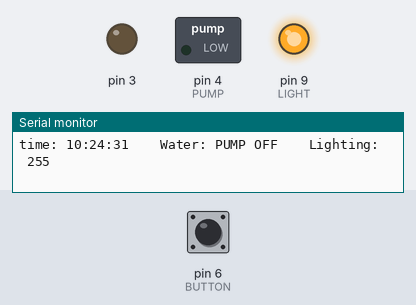
Recording of a sketch running on a simulated Arduino Uno, built with avr-gcc and run on an emulated ATmega328P. Shown: switched loads named in the sketch (green lamp = pin HIGH), output pins drawn as LEDs (lit = HIGH), the last lines printed to the serial monitor. Dashed ring = blinking. Inputs (shaded band) come from the test bench; at power-on: pin 6 (BUTTON) LOW. The local clock reads 2024-03-15 10:24:30 at power-on unless the sketch sets it.

Above: at 1.2 s.
1.3 s: pin 6 (BUTTON) pulled HIGH for 0.15 s
At 1.39 s:
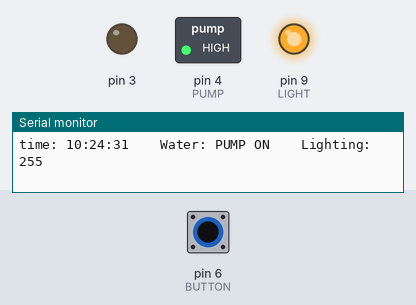
2.9 s: pin 6 (BUTTON) pulled HIGH for 1 s
At 5.2 s:
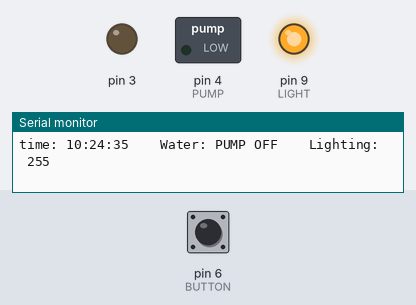
6.9 s: pin 6 (BUTTON) pulsed HIGH 2 times (0.12 s each, 0.3 s apart)
At 6.99 s:
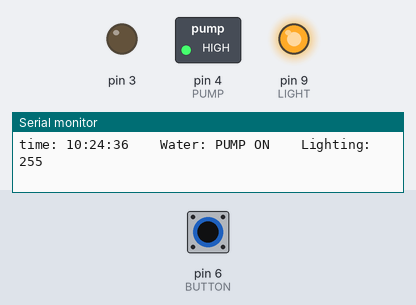
10.5 s: pin 6 (BUTTON) driven HIGH
At 11.8 s:
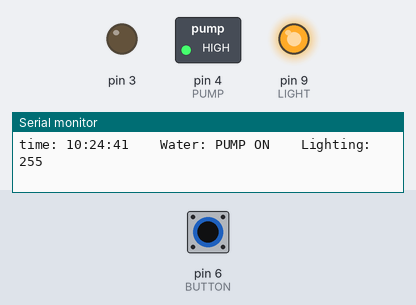
13.5 s: pin 6 (BUTTON) driven LOW
At 14.3 s:
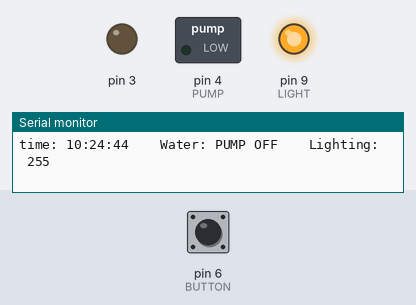
Timing chart, 0 to 16.5 s (numbered marks = the images above; inputs shaded):
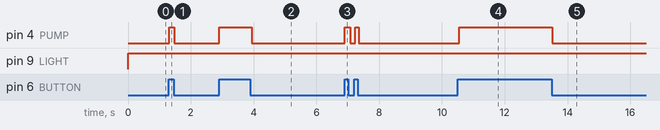

The sketch:

garden.ino
```cpp
/*
* Andrew Barlow
* Automated Indoor Herb Gardening System
*
* This project aims to automatically water and light a small herb garden using an arduino
*
* My current watering strategy is to water at noon for a few seconds [WATERTIME definition] (subject to change based on plant health)
*
* For lighting I plan on using Sparkfun's DS3234 Breakout board to keep track of the time and
* use some strips of LED grow lights to light it during the daytime
* Will probably use a
*
* disclaimer some code is from Sparkfun's DS3234 demo to make things easier (this is a project for fun)
*
*/


//////////////////////////////////
// Libraries /////////////////////
//////////////////////////////////

#include <SPI.h>
#include <SparkFunDS3234RTC.h>


//////////////////////////////////
// Custom Definitions ////////////
//////////////////////////////////

// Comment out the line below if you want date printed before month.
// E.g. October 31, 2016: 10/31/16 vs. 31/10/16
#define PRINT_USA_DATE


//////////////////////////////////
// Configurable Pin Definitions //
//////////////////////////////////

// a button pin to test the motor without waiting till noon
#define BUTTON 6

// light out, expected to change based on final circuit setup but should have pwm
// implementation will be a mosfet interacting with an external power supply
#define LIGHT 9

// Moisture sensor, analog input
#define MOISTURE A1

// water pump control, not sure which pin to use yet
#define PUMP 4

// the second value at which the pump should turn off, e.g. how long to water
#define WATERTIME 5

#define DS13074_CS_PIN 10 // DeadOn RTC Chip-select pin


//////////////////////////////////
// GLOBAL VARIABLES //////////////
//////////////////////////////////

// if on, enable serial logging for debugging
bool debug = true;

// are the lights on?
bool lightsOn;
// how bright are the lights?
int lightVal;

// bool to determine if water pump should be running
bool pumpOn;

// keep hour, minute, second vals as their own variables to be refreshed/referenced by functions instead of making repeated calls to the rtc
int h;
int m;
int s;


//////////////////////////////////
// HELPER FUNCTIONS //////////////
//////////////////////////////////

// Test various parts by vals passed
void testSensors(bool Time, bool Water, bool Lighting) {

  if (debug) {

    // output the current time
    if (Time) {
    Serial.print("time: ");
    Serial.print(h);
    Serial.print(":");
    Serial.print(m);
    Serial.print(":");
    Serial.print(s);
    Serial.print("  ");
    }

    if (Water) {
      Serial.print("  Water: ");
      if (pumpOn) {
        Serial.print("PUMP ON  ");
      }
      else {
        Serial.print("PUMP OFF  ");
      }
    }

    if (Lighting) {
    //print Light val
    Serial.print("  Lighting:  ");
    Serial.print(lightVal);
    }

  Serial.println();
  }

}

// update time values
void refresh() {
  rtc.update();
  h = rtc.hour();
  m = rtc.minute();
  s = rtc.second();
}

// take time and map it to the appropriate lighting val
// will ramp up from 0->255 from 7am->8am and back down from 7pm->8pm
void lights() {

  // edge cases
  if (h == 7 || h == 14) {
    lightsOn = true;

    // map minute value to light value
    lightVal = map(m, 0, 60, 0, 255);
  }
  // full strength in daytime
  else if (h > 7 && h < 19) {
    lightsOn = true;
    lightVal = 255;
  }
  // off at night
  else {
    lightsOn = false;
    lightVal = 0;
  }


  // take calculated value and get them lights to shine or nah
  // written a lil redundantly, might change later
  if (lightsOn) {
    analogWrite(LIGHT, lightVal);
  }
  else {
    analogWrite(LIGHT, 0);
  }

}

void water() {

  // if the button is pressed or it is noon then turn pump on
  pumpOn = digitalRead(BUTTON) || ((h == 12) && (m == 0) && (s < WATERTIME));

  if (pumpOn) {
    digitalWrite(PUMP, HIGH);
  }
  else {
    digitalWrite(PUMP, LOW);
  }

}


//////////////////////////////////
// SETUP /////////////////////////
//////////////////////////////////

void setup() {

  if (debug) {
    //Serial output
    Serial.begin(9600);
  }
  // pin inits
  pinMode(3, OUTPUT);
  pinMode(BUTTON, INPUT);
  pinMode(LIGHT, OUTPUT);
  pinMode(PUMP, OUTPUT);
  // pinMode(MOISTURE, INPUT);


  // use pin def to start rtc module
  rtc.begin(DS13074_CS_PIN);

  // use autoTime() to set RTC with compiler's time; a few secs off but close enough
  rtc.autoTime();

  // update clock, set global vars for use
  refresh();
}

//////////////////////////////////
// LOOP //////////////////////////
//////////////////////////////////

void loop() {
  refresh();

  testSensors(1, 1, 1);

  lights();

  water();


}
```

Measured:
- after the input at 1.3 s, pin 4 (PUMP): LOW → HIGH at once, → LOW 0.16 s later
- after the input at 2.9 s, pin 4 (PUMP): LOW → HIGH at once, → LOW 1.0 s later
- after the input at 6.9 s, pin 4 (PUMP): alternates HIGH for 0.14 s and LOW for 0.17 s, 4 changes in all, then stays LOW, starting at once
- after the input at 10.5 s, pin 4 (PUMP): LOW → HIGH at once
- after the input at 13.5 s, pin 4 (PUMP): HIGH → LOW at once
